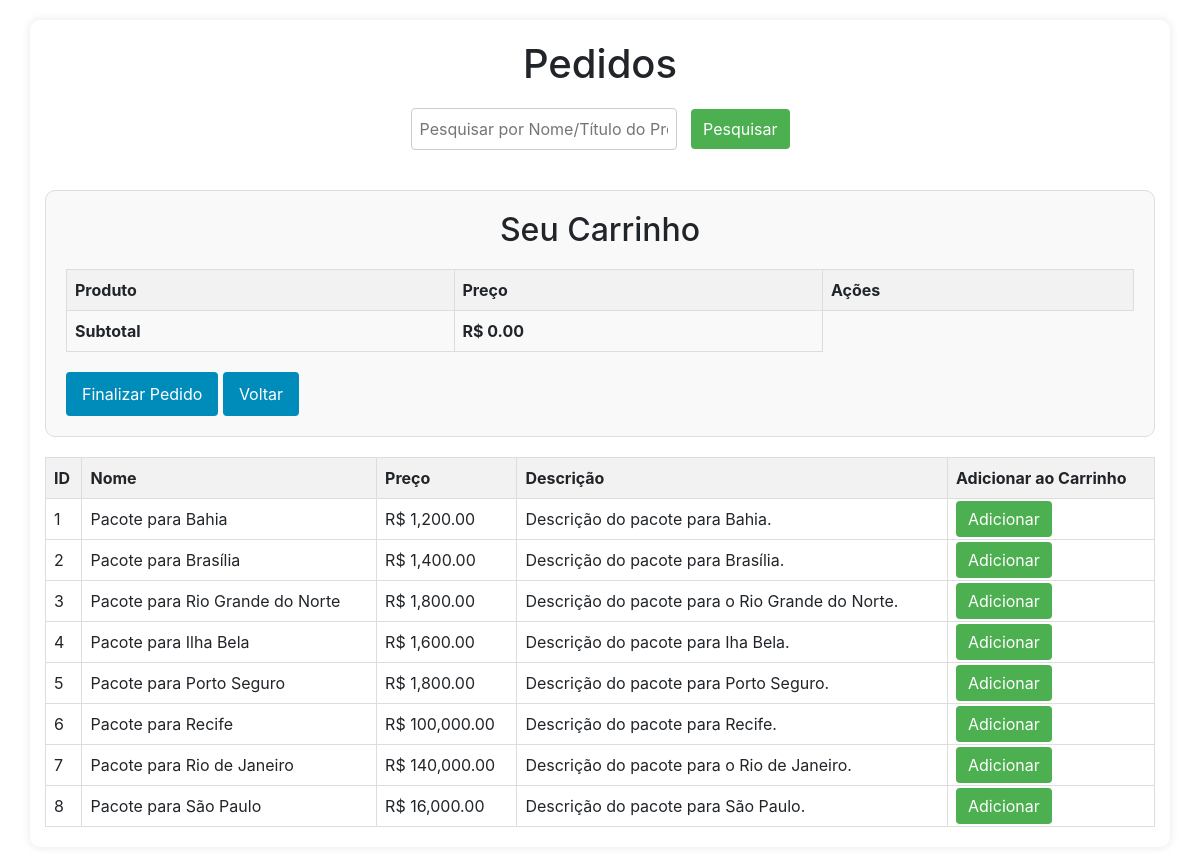
Screenshot of /BoletoCarrinho/pedidos.php (signed in) with the database file from the repository.
### tables this page shows
CREATE TABLE Produtos (
    produto_id INT PRIMARY KEY AUTO_INCREMENT,
    nome VARCHAR(80) NOT NULL,
    descricao TEXT NOT NULL,
    preco DECIMAL(10, 2) NOT NULL,
    categoria_id INT NOT NULL,
    imagem_path VARCHAR(255),  
    titulo VARCHAR(255),  
    subtitulo VARCHAR(255)  
);

### BoletoCarrinho/pedidos.php (the view, shortened to what this page needs)
<?php
require_once("../bancodados/conexao.php");
?>
<!DOCTYPE html>
<html lang="PT-BR">
<head>
    <link rel="stylesheet" href="stylePedidos.css">
    <link rel="stylesheet" href="https://stackpath.bootstrapcdn.com/bootstrap/4.5.2/css/bootstrap.min.css">
</head>
<body>
    <div class="container">
        <h1>Pedidos</h1>
        <div class="search-form">
            <form method="POST" action="">
                <input type="text" name="searchName" placeholder="Pesquisar por Nome/Título do Produto">
                <input type="submit" value="Pesquisar">
            </form>
        </div>
        <div class="cart-container">
            <h2>Seu Carrinho</h2>
            <div class="cart-items">
                <table>
                    <tr>
                        <th>Produto</th>
                        <th>Preço</th>
                        <th>Ações</th>
                    </tr>
                    <?php
                    $subtotal = 0;
                    ?>
                    <tr>
                        <td><strong>Subtotal</strong></td>
                        <td><strong>R$ <?php echo number_format($subtotal, 2); ?></strong></td>
                    </tr>
                </table>
            </div>
            <a href="carrinho.php" class="finalize-button">Finalizar Pedido</a>
            <a href="../paginacatalogo/exibir.php" class="finalize-button">Voltar</a>
        </div>
        <?php
        $sql = "SELECT produto_id, nome, preco, descricao FROM Produtos";
        $stmt = $conn->prepare($sql);
        $stmt->execute();
        $result = $stmt->get_result();
        ?>
        <form method="POST" action="carrinho.php">
            <div class="results-form">
                <table>
                    <tr>
                        <th>ID</th>
                        <th>Nome</th>
                        <th>Preço</th>
                        <th>Descrição</th>
                        <th>Adicionar ao Carrinho</th>
                    </tr>
                    <?php
                    if ($result !== false && $result->num_rows > 0) {
                        while ($row = $result->fetch_assoc()) {
                            echo "<tr>";
                            echo "<td>{$row['produto_id']}</td>";
                            echo "<td>{$row['nome']}</td>";
                            echo "<td>R$ " . number_format($row['preco'], 2) . "</td>";
                            echo "<td>{$row['descricao']}</td>";
                            echo "<td><a href='pedidos.php?add={$row['produto_id']}' class='cart-button'>Adicionar</a></td>";
                            echo "</tr>";
                        }
                    } else {
                        echo "<tr><td colspan='5'>Nenhum produto encontrado.</td></tr>";
                    }
                    ?>
                </table>
            </div>
        </form>
    </div>
</body>
</html>

### BoletoCarrinho/stylepedidos.css (style rules this page uses)
body { background: linear-gradient(135deg, #82DFD6, #06A7BF); background-image: url("../img/fundo.png"); background-size: cover; background-repeat: no-repeat; background-attachment: fixed; font-family: 'Roboto', sans-serif; text-align: center; margin: 0; }
.container { width: 80%; margin: 20px auto; background: #fff; padding: 20px; border-radius: 10px; box-shadow: 0 0 10px rgba(0, 0, 0, 0.1); text-align: center; }
h1 { text-align: center; }
table { width: 100%; border-collapse: collapse; margin-top: 20px; }
table th, table td { border: 1px solid #ddd; padding: 8px; text-align: left; }
table th { background-color: #f2f2f2; }
.cart-button { background-color: #4CAF50; color: white; padding: 8px 12px; border: none; border-radius: 4px; cursor: pointer; }
.finalize-button { background-color: #008CBA; color: white; padding: 10px 16px; border: none; border-radius: 4px; cursor: pointer; text-decoration: none; display: inline-block; margin-top: 20px; }
.cart-container { margin-top: 40px; text-align: left; border: 1px solid #ddd; padding: 20px; border-radius: 10px; background: #f9f9f9; }
.cart-container h2 { text-align: center; }
.cart-items { margin-top: 20px; }
.cart-items table { width: 100%; }
.cart-items table th, .cart-items table td { border: 1px solid #ddd; padding: 8px; text-align: left; }
.cart-items table th { background-color: #f2f2f2; }
.search-form { margin-top: 20px; display: flex; justify-content: center; margin-bottom: 20px; }
.search-form input[type="text"] { padding: 8px; border: 1px solid #ccc; border-radius: 4px; margin-right: 10px; }
.search-form input[type="submit"] { background-color: #4CAF50; color: white; padding: 8px 12px; border: none; border-radius: 4px; cursor: pointer; }

### rows the page displays
produtos: produto_id "1", nome "Pacote para Bahia", preco "1,200.00", descricao "Descrição do pacote para Bahia."
produtos: produto_id "2", nome "Pacote para Brasília", preco "1,400.00", descricao "Descrição do pacote para Brasília."
produtos: produto_id "3", nome "Pacote para Rio Grande do Norte", preco "1,800.00", descricao "Descrição do pacote para o Rio Grande do Norte."
produtos: produto_id "4", nome "Pacote para Ilha Bela", preco "1,600.00", descricao "Descrição do pacote para Iha Bela."
produtos: produto_id "5", nome "Pacote para Porto Seguro", preco "1,800.00", descricao "Descrição do pacote para Porto Seguro."
produtos: produto_id "6", nome "Pacote para Recife", preco "100,000.00", descricao "Descrição do pacote para Recife."
produtos: produto_id "7", nome "Pacote para Rio de Janeiro", preco "140,000.00", descricao "Descrição do pacote para o Rio de Janeiro."
produtos: produto_id "8", nome "Pacote para São Paulo", preco "16,000.00", descricao "Descrição do pacote para São Paulo."

### other values shown
$subtotal "0.00"
